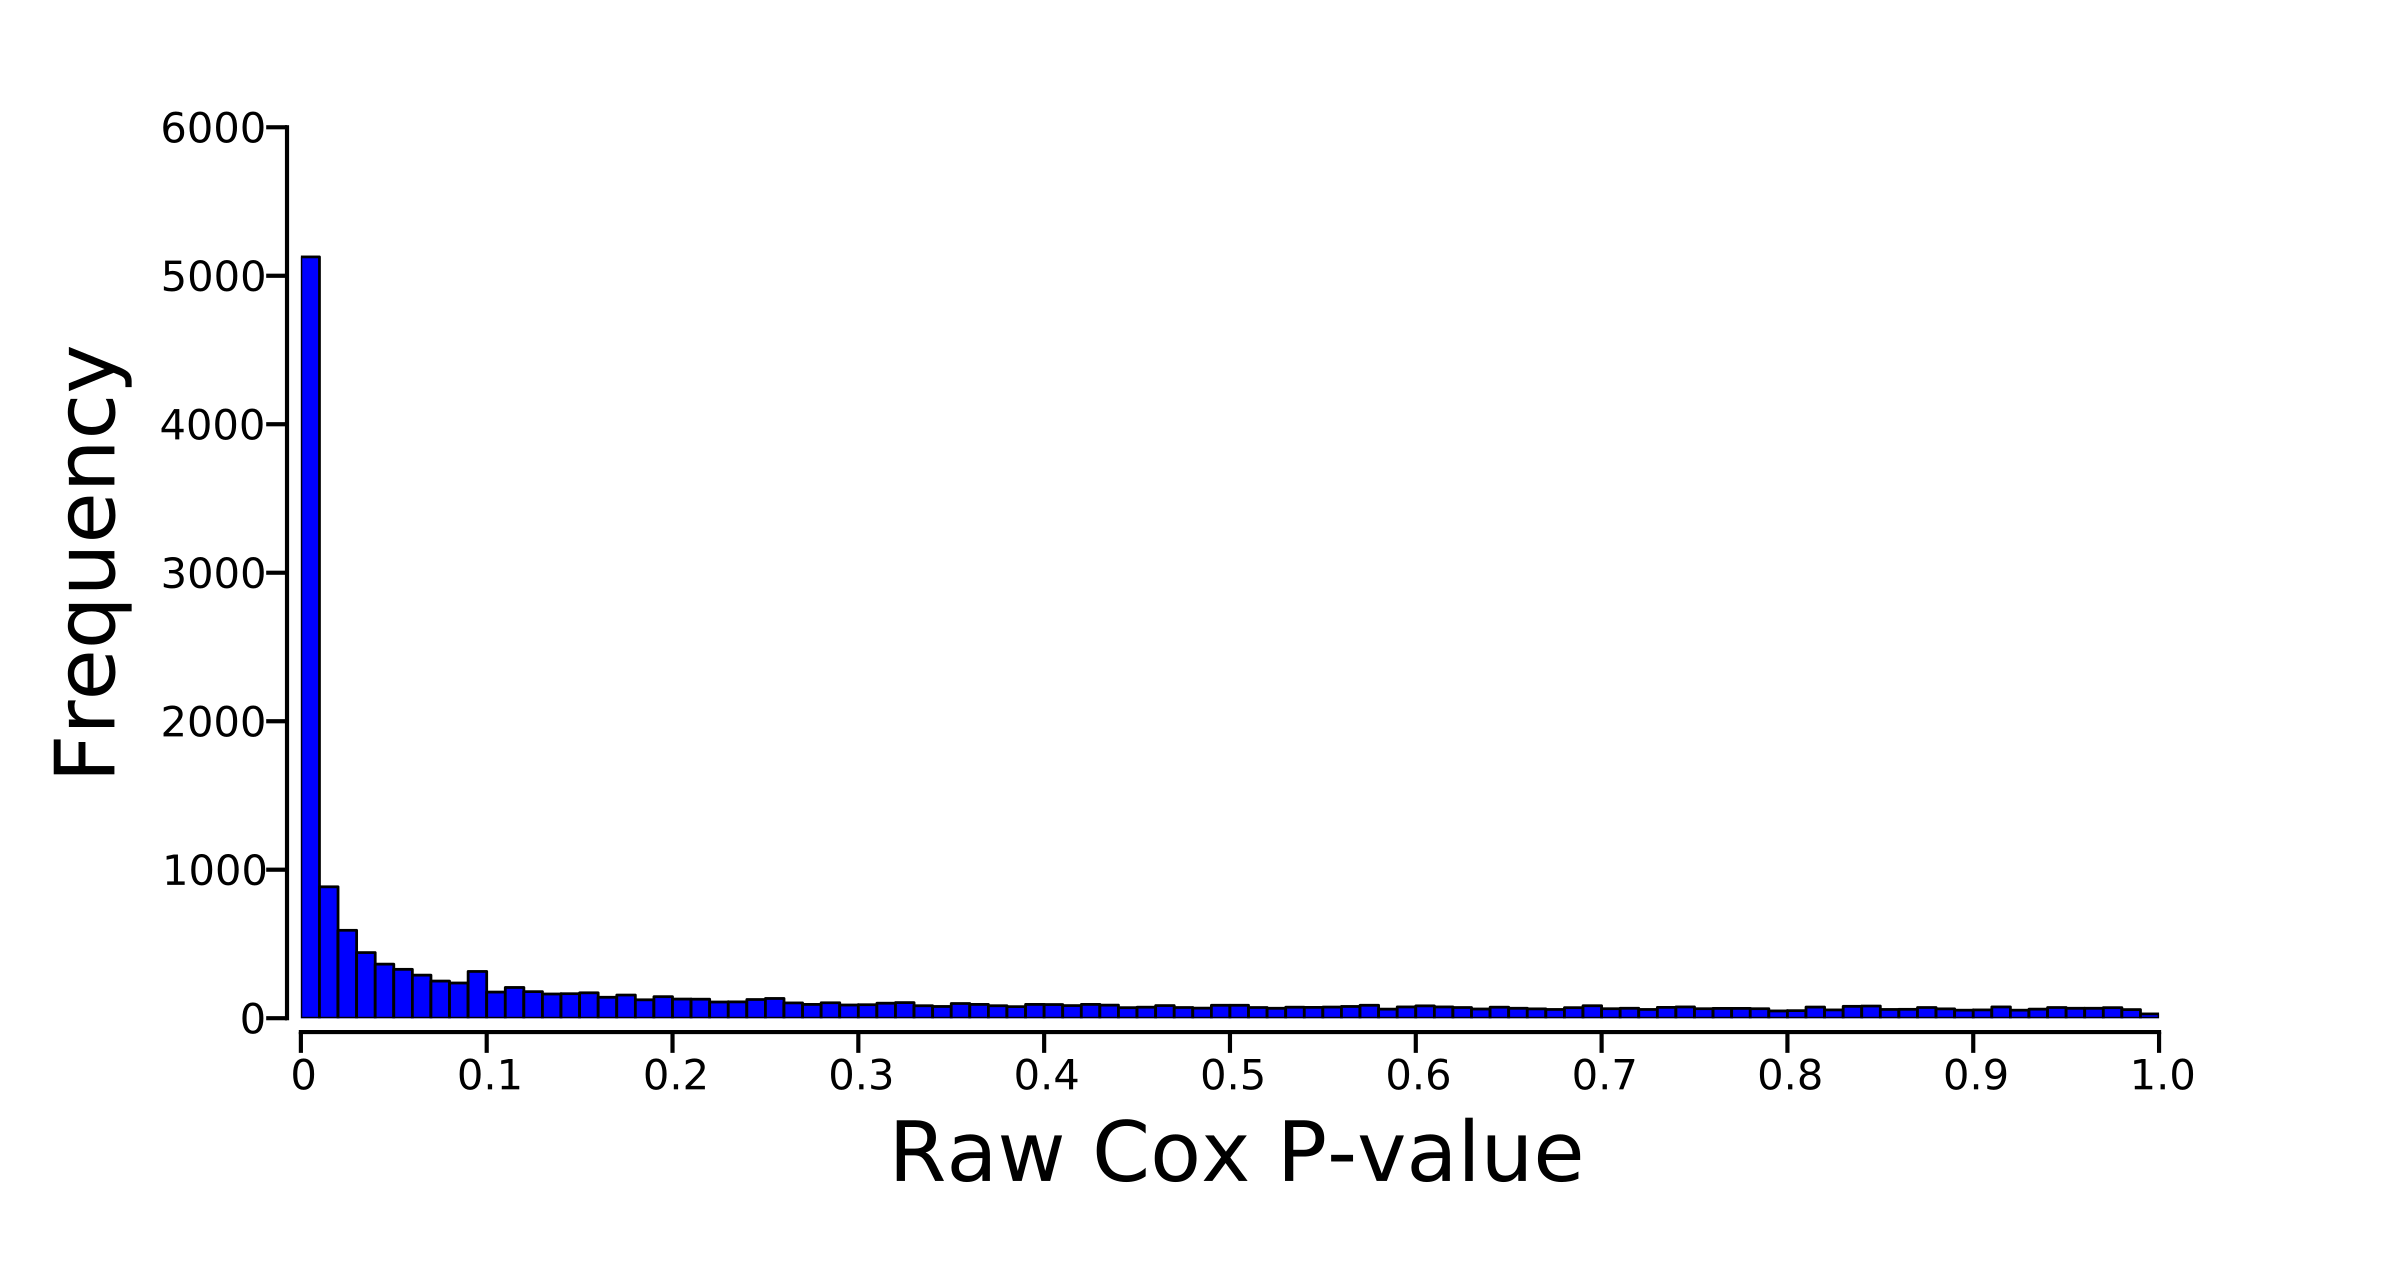

Source code (Python):
##script for creating a histogram

## Load necessary modules
import pylab as plt
import numpy as np
import os
BASE_DIR = os.path.dirname(os.path.dirname(os.path.dirname(os.path.dirname(os.path.abspath(__file__)))))
f=open(os.path.join(BASE_DIR,'cox_regression','KIRC','coeffs_normalized_pvalues_adjusted.txt'))
data=[i.strip().split() for i in f]
ids,coeffs,normalized,pvalues,adjusted=zip(*data)

pvalues=map(float,pvalues)

##decide how man bins, 100 is the maximum possible due to only having two sig figs
number=100.0

counts={}

##use a dictionary to populate the bins
for i in range(int(number)):
    for j in pvalues:
        if i/number<j<=(i+1)/number:
            counts[i]=counts.get(i,0)+1

##convert the dictionary to a list
mylist=zip(counts.keys(),counts.values())

##sort the list so that the bins are in order
mylist.sort()



##plot the data with pylab
fig = plt.figure()
ax = fig.add_subplot(111)
fig.subplots_adjust(bottom=.2)

ax.bar([i[0]/number for i in mylist],[i[1] for i in mylist],color='b',width=1/number,linewidth=2.0)
ax.set_xlim((0,1))

for item in ax.get_yticklabels():
        item.set_fontsize(30)

for item in ax.get_xticklabels():
        item.set_fontsize(30)

ax.tick_params(axis='x',length=15,width=3,direction='out',labelsize=30)
ax.tick_params(axis='y',length=15,width=3,direction='out',labelsize=30)
ax.spines['top'].set_visible(False)
ax.spines['right'].set_visible(False)
ax.spines['left'].set_linewidth(3)
ax.spines['bottom'].set_linewidth(3)
ax.spines['bottom'].set_position(['outward',10])
ax.spines['left'].set_position(['outward',10])
ax.xaxis.set_ticks_position('bottom')
ax.yaxis.set_ticks_position('left')
ax.set_xticks([i/10.0 for i in range(0,11)])
ax.set_xticklabels(['0']+[str(i/10.0) for i in range(1,11)])
ax.set_ylabel('Frequency',fontsize=60,labelpad=20)
ax.set_xlabel('Raw Cox P-value',fontsize=60,labelpad=20)
plt.show()
